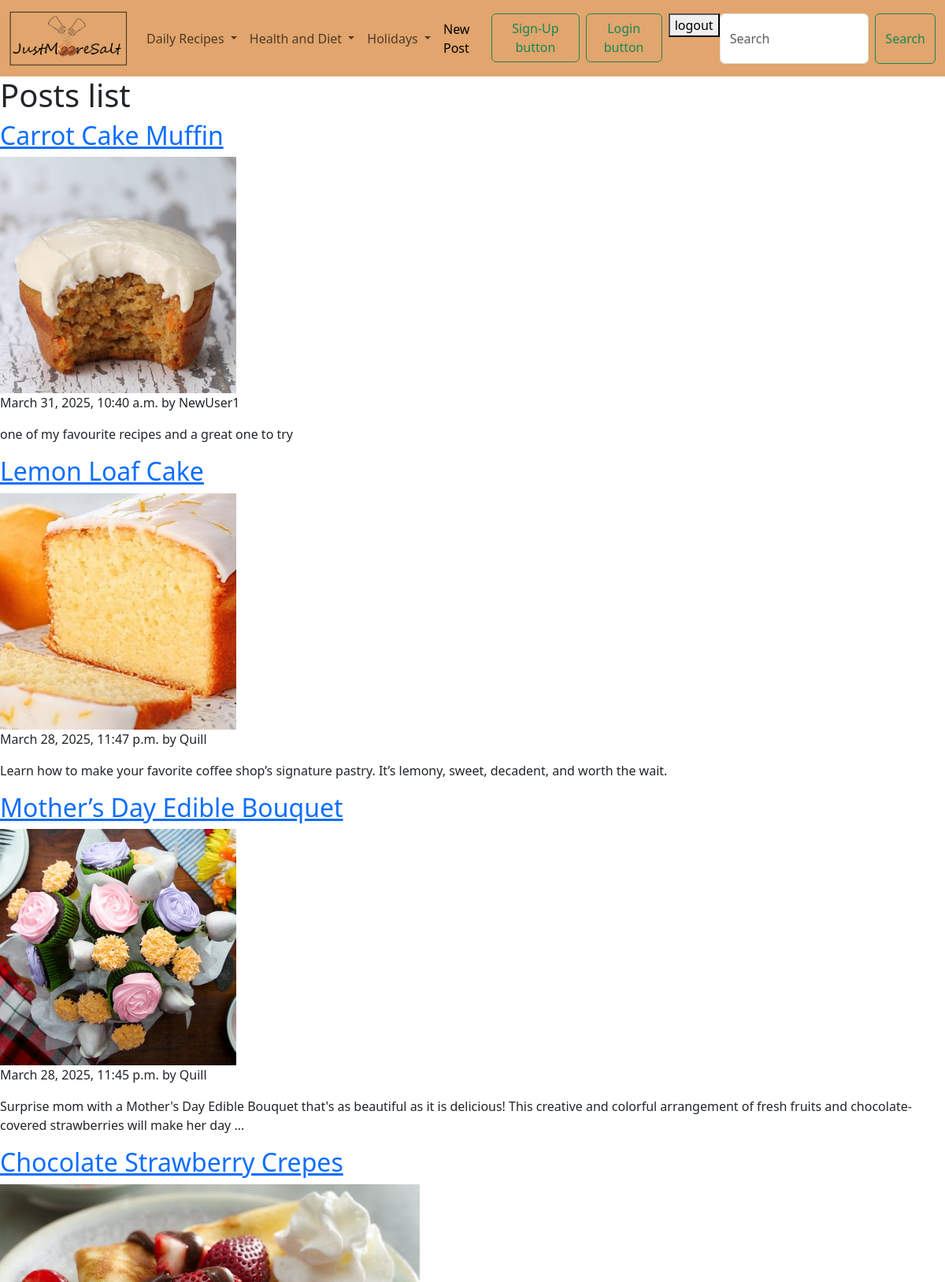
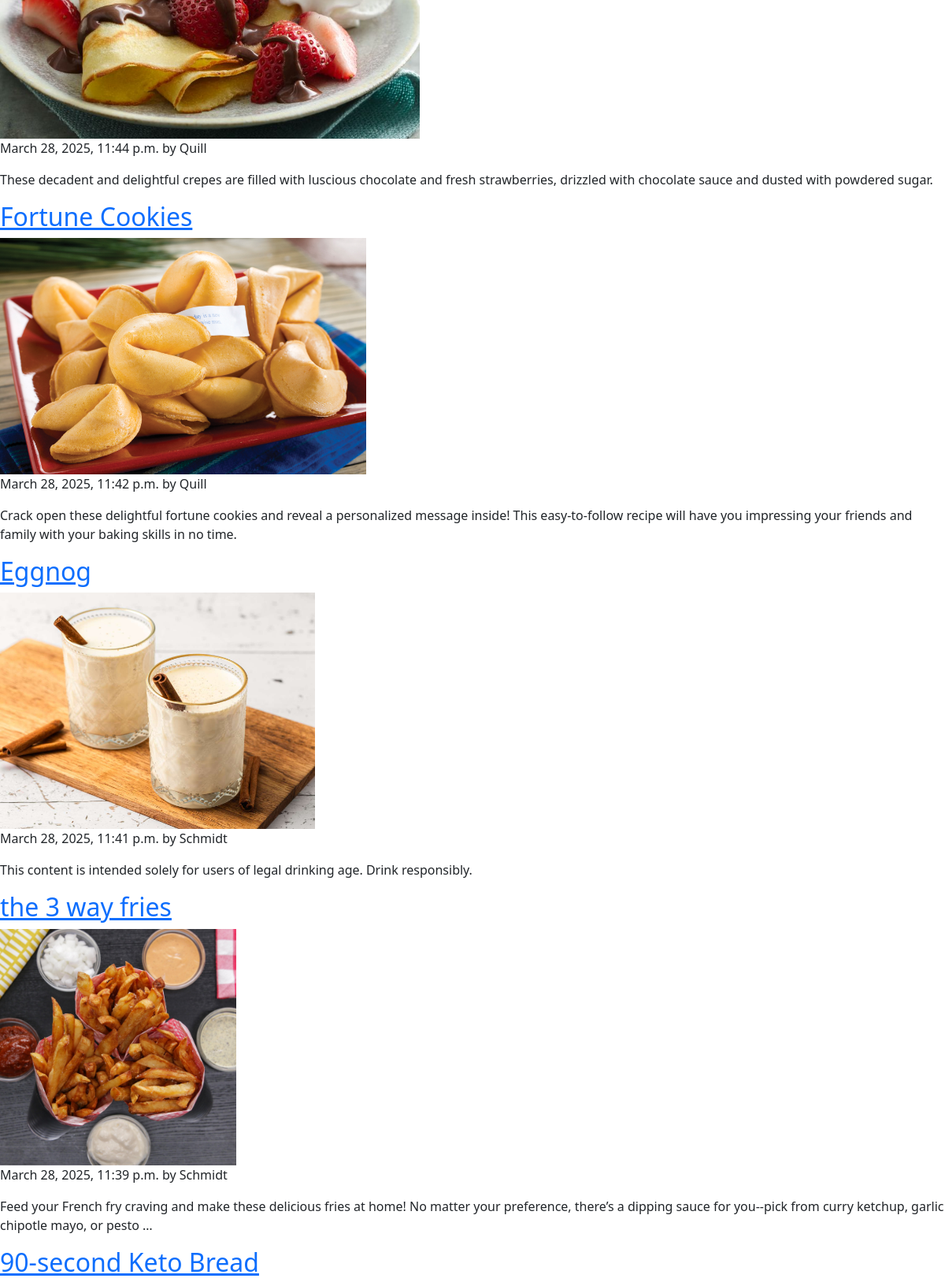
Screenshot of /recipes/recipes_list (upper part) with the database file from the repository (2 pictures, top to bottom).
### recipes/models.py (models this page shows, shortened)
class Category(models.Model):
    name = models.CharField(max_length=100, unique=True)

class Recipe(models.Model):
    title = models.CharField(max_length=100)
    author = models.ForeignKey(User, on_delete=models.CASCADE)
    category = models.ForeignKey(Category, on_delete=models.CASCADE)
    subcategories = models.ManyToManyField(SubCategory, blank=True)
    banner = models.ImageField(upload_to='media', default='fallback.png', blank=True)
    description= models.TextField(default='description')
    brief_description=models.CharField(max_length=600)
    ingredients = models.TextField(default='ingredients:')
    body = models.TextField(default='Directions')
    slug = models.SlugField(unique=True, blank=True)
    date = models.DateTimeField(auto_now_add=True)

### recipes/views.py (the view)
# urls.py: path('recipes_list', views.recipes_list, name="list"),
def recipes_list(request):
    recipes = Recipe.objects.all().order_by('-date')
    return render(request, 'recipes/recipes_list.html', {'recipes':recipes})

### recipes/context_processors.py (called while the page is built)
def categories_processor(request):
    return {'categories': Category.objects.prefetch_related('subcategories')}

### recipes/templates/recipes/recipes_list.html (shortened to what this page needs)
{% extends "layout.html" %}
{% block content %}
    <section>
    <h1> Posts list </h1>
    {% for recipe in recipes %}
        <article class = "recipe">
            <h2>
                <a href="{% url 'recipes:page' slug=recipe.slug %}">
                    {{ recipe.title }}
                </a>
            </h2>
            <img
                class="banner",
                src="{{ recipe.banner.url }}". style="max-height: 300px; width: auto; object-fit: cover;"
                alt= "{{ recipe.title }}"
            />
            <p>{{ recipe.date }} by {{ recipe.author }}</p>
            <p>{{ recipe.brief_description|truncatewords:30 }}</p>
        </article>
    {% endfor%}
</section>
{% endblock %}

### templates/layout.html (shortened to what this page needs)
<!DOCTYPE html>
{% load static %}
<html lang="en">
<head>
    <link href="https://cdn.jsdelivr.net/npm/bootstrap@5.3.3/dist/css/bootstrap.min.css" rel="stylesheet">
</head>
<body>
  <nav class="navbar navbar-expand-lg", style="background-color:rgba(212, 127, 48, 0.7);" >
    <div class="container-fluid">
        <a class="navbar-brand" href="/">
            <img src="{% static 'images/JMS2.png' %}" alt="A Little More Salt Logo" width="150" height="70" class="d-inline-block align-text-top">
        </a>
        <div class="collapse navbar-collapse" id="navbarSupportedContent">
            <ul class="navbar-nav me-auto mb-2 mb-lg-0">
              {% for category in categories %}
              <li class="nav-item dropdown">
                  <a class="nav-link dropdown-toggle" href="#" role="button" data-bs-toggle="dropdown">
                      {{ category.name }}
                  </a>
              </li>
              {% endfor %}
            </ul>
            <ul class="navbar-nav ms-auto mb-2 mb-lg-0">
              <li class="nav-item">
                <a class="nav-link active" aria-current="page" href="{% url 'recipes:new_recipe' %}" role="button" aria-expanded="false">New Post</a>
              </li>
              <li class="nav-item">
                <a class="btn btn-outline-success me-2 bg" href="{% url 'users:register' %}" type="button" role="button"> Sign-Up button</a>
              </li>
              <li class="nav-item">
                <a class="btn btn-outline-success me-2" href="{% url 'users:login' %}" type="button" role="button"> Login button</a>
              </li>
            <form class="logout" action="{% url 'users:logout' %}" method= "post">
              <button class="logout-button" aria-label="User Logout" title="User Logout">logout</button>
            </form>
            <form class="d-flex" role="search">
              <input class="form-control me-2" type="search" placeholder="Search" aria-label="Search">
              <button class="btn btn-outline-success" type="submit">Search</button>
            </form>
          </div>
        </div>
      </nav>
    <main>
        {% block content %}
        {% endblock %}
    </main>
</body>
</html>

### rows the page displays
Category: name "Daily Recipes"
Category: name "Health and Diet"
Category: name "Holidays"
Recipe: title "Carrot Cake Muffin", banner (picture), date "March 31, 2025, 10:40 a.m.", author "NewUser1", brief_description "one of my favourite recipes and a great one to try"
Recipe: title "Lemon Loaf Cake", banner (picture), date "March 28, 2025, 11:47 p.m.", author "Quill", brief_description "Learn how to make your favorite coffee shop’s signature pastry. It’s lemony, sweet, decadent, and worth the wait."
Recipe: title "Mother’s Day Edible Bouquet", banner (picture), date "March 28, 2025, 11:45 p.m.", author "Quill", brief_description "Surprise mom with a Mother's Day Edible Bouquet that's as beautiful as it is delicious! This creative and colorful arrangement of fresh fruits and chocolate-covered strawberries will make her day …"
Recipe: title "Chocolate Strawberry Crepes", banner (picture), date "March 28, 2025, 11:44 p.m.", author "Quill", brief_description "These decadent and delightful crepes are filled with luscious chocolate and fresh strawberries, drizzled with chocolate sauce and dusted with powdered sugar."
Recipe: title "Fortune Cookies", banner (picture), date "March 28, 2025, 11:42 p.m.", author "Quill", brief_description "Crack open these delightful fortune cookies and reveal a personalized message inside! This easy-to-follow recipe will have you impressing your friends and family with your baking skills in no time."
Recipe: title "Eggnog", banner (picture), date "March 28, 2025, 11:41 p.m.", author "Schmidt", brief_description "This content is intended solely for users of legal drinking age. Drink responsibly."
Recipe: title "the 3 way fries", banner (picture), date "March 28, 2025, 11:39 p.m.", author "Schmidt", brief_description "Feed your French fry craving and make these delicious fries at home! No matter your preference, there’s a dipping sauce for you--pick from curry ketchup, garlic chipotle mayo, or pesto …"
Recipe: title "90-second Keto Bread"
